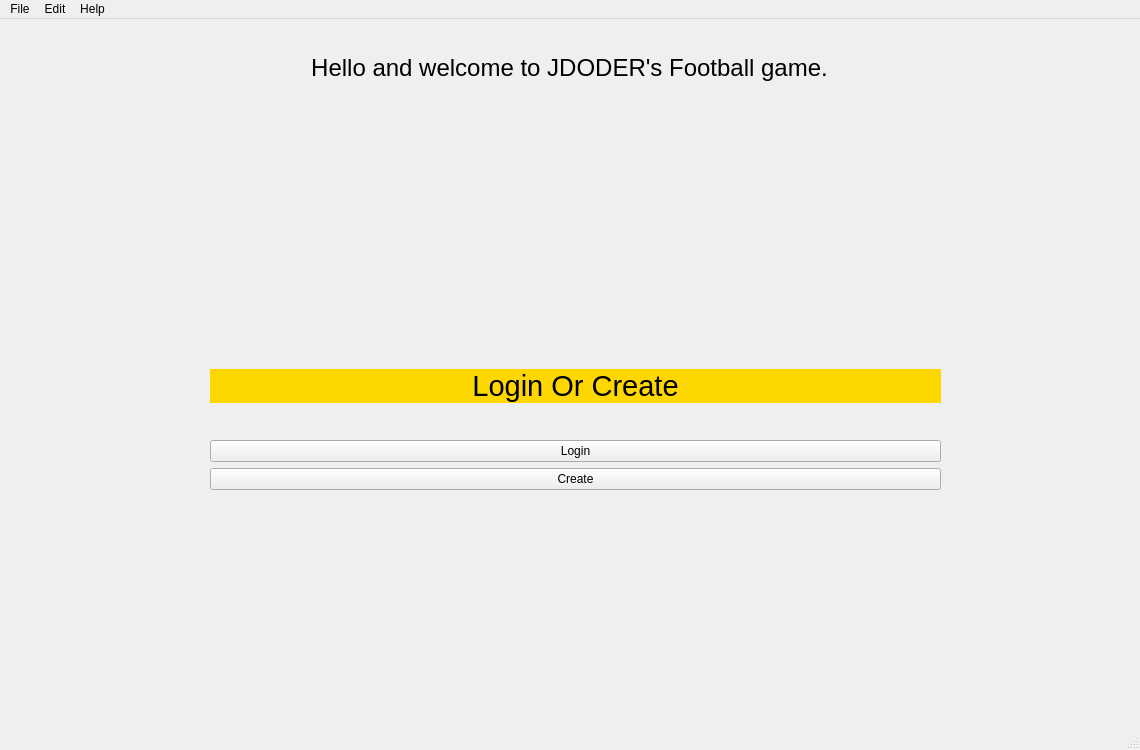
<?xml version="1.0" encoding="UTF-8"?>
<ui version="4.0">
 <class>MainWindow</class>
 <widget class="QMainWindow" name="MainWindow">
  <property name="geometry">
   <rect>
    <x>0</x>
    <y>0</y>
    <width>1140</width>
    <height>750</height>
   </rect>
  </property>
  <property name="windowTitle">
   <string>MainWindow</string>
  </property>
  <property name="autoFillBackground">
   <bool>false</bool>
  </property>
  <widget class="QWidget" name="centralwidget">
   <widget class="QWidget" name="verticalLayoutWidget">
    <property name="geometry">
     <rect>
      <x>9</x>
      <y>9</y>
      <width>1121</width>
      <height>81</height>
     </rect>
    </property>
    <layout class="QVBoxLayout" name="verticalLayout">
     <item>
      <widget class="QLabel" name="header">
       <property name="text">
        <string>&lt;html&gt;&lt;head/&gt;&lt;body&gt;&lt;p align=&quot;center&quot;&gt;&lt;span style=&quot; font-size:18pt;&quot;&gt;Hello and welcome to JDODER's Football game.&lt;/span&gt;&lt;/p&gt;&lt;/body&gt;&lt;/html&gt;</string>
       </property>
      </widget>
     </item>
    </layout>
   </widget>
   <widget class="QWidget" name="verticalLayoutWidget_2">
    <property name="geometry">
     <rect>
      <x>210</x>
      <y>350</y>
      <width>731</width>
      <height>121</height>
     </rect>
    </property>
    <layout class="QVBoxLayout" name="verticalLayout_2">
     <item alignment="Qt::AlignTop">
      <widget class="QLabel" name="login_label">
       <property name="text">
        <string>&lt;html&gt;&lt;head/&gt;&lt;body&gt;&lt;p align=&quot;center&quot;, style=&quot;background-color: gold;&quot;&gt;&lt;span style=&quot; font-size:22pt;&quot;&gt;Login Or Create&lt;/span&gt;&lt;/p&gt;&lt;/body&gt;&lt;/html&gt;</string>
       </property>
      </widget>
     </item>
     <item>
      <widget class="QPushButton" name="login">
       <property name="text">
        <string>Login</string>
       </property>
      </widget>
     </item>
     <item>
      <widget class="QPushButton" name="create">
       <property name="text">
        <string>Create</string>
       </property>
      </widget>
     </item>
    </layout>
   </widget>
  </widget>
  <widget class="QStatusBar" name="statusbar"/>
  <widget class="QMenuBar" name="menubar">
   <property name="geometry">
    <rect>
     <x>0</x>
     <y>0</y>
     <width>1140</width>
     <height>26</height>
    </rect>
   </property>
   <widget class="QMenu" name="menuFile">
    <property name="title">
     <string>File</string>
    </property>
    <widget class="QMenu" name="menuSomething">
     <property name="title">
      <string>Something</string>
     </property>
     <addaction name="actionReally"/>
    </widget>
    <widget class="QMenu" name="menuSomething_else">
     <property name="title">
      <string>Something else</string>
     </property>
     <addaction name="actionAgain_and_again"/>
    </widget>
    <addaction name="menuSomething"/>
    <addaction name="menuSomething_else"/>
   </widget>
   <widget class="QMenu" name="menuEdit">
    <property name="title">
     <string>Edit</string>
    </property>
   </widget>
   <widget class="QMenu" name="menuHelp">
    <property name="title">
     <string>Help</string>
    </property>
    <addaction name="actionReally_2"/>
    <addaction name="actionThere"/>
    <addaction name="actionis"/>
    <addaction name="actionNothing"/>
    <addaction name="actionhere"/>
   </widget>
   <addaction name="menuFile"/>
   <addaction name="menuEdit"/>
   <addaction name="menuHelp"/>
  </widget>
  <action name="actionReally">
   <property name="text">
    <string>Really??</string>
   </property>
  </action>
  <action name="actionAgain_and_again">
   <property name="text">
    <string>Again and again</string>
   </property>
  </action>
  <action name="actionReally_2">
   <property name="text">
    <string>Really?</string>
   </property>
  </action>
  <action name="actionThere">
   <property name="text">
    <string>There</string>
   </property>
  </action>
  <action name="actionis">
   <property name="text">
    <string>is</string>
   </property>
  </action>
  <action name="actionNothing">
   <property name="text">
    <string>Nothing</string>
   </property>
  </action>
  <action name="actionhere">
   <property name="text">
    <string>here</string>
   </property>
  </action>
 </widget>
 <resources/>
 <connections/>
</ui>
